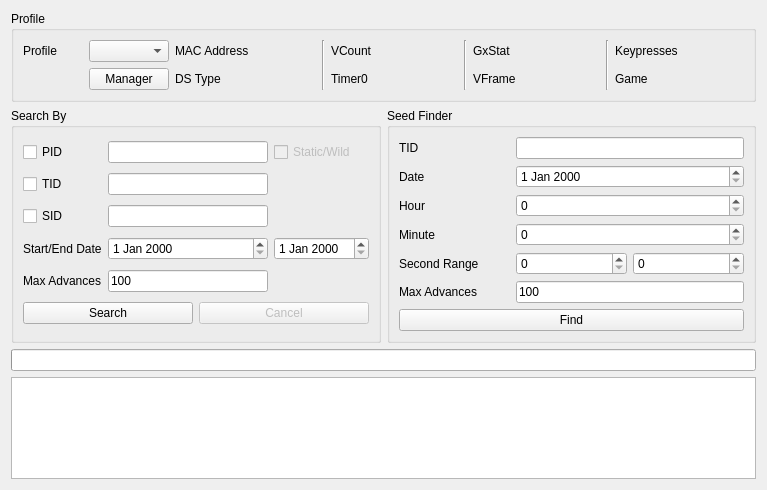
<?xml version="1.0" encoding="UTF-8"?>
<ui version="4.0">
 <class>IDs5</class>
 <widget class="QWidget" name="IDs5">
  <property name="geometry">
   <rect>
    <x>0</x>
    <y>0</y>
    <width>767</width>
    <height>490</height>
   </rect>
  </property>
  <property name="windowTitle">
   <string>Gen 5 TID/SID</string>
  </property>
  <layout class="QGridLayout" name="gridLayout">
   <item row="0" column="0" colspan="2">
    <widget class="QGroupBox" name="groupBoxProfile">
     <property name="title">
      <string>Profile</string>
     </property>
     <layout class="QGridLayout" name="gridLayout_5">
      <item row="0" column="0">
       <widget class="QLabel" name="labelProfile">
        <property name="text">
         <string>Profile</string>
        </property>
       </widget>
      </item>
      <item row="0" column="1">
       <widget class="QComboBox" name="comboBoxProfiles"/>
      </item>
      <item row="1" column="1">
       <widget class="QPushButton" name="pushButtonProfileManager">
        <property name="text">
         <string>Manager</string>
        </property>
       </widget>
      </item>
      <item row="0" column="2">
       <widget class="QLabel" name="labelProfileMACAddress">
        <property name="text">
         <string>MAC Address</string>
        </property>
       </widget>
      </item>
      <item row="0" column="3">
       <widget class="QLabel" name="labelProfileMACAddressValue"/>
      </item>
      <item row="1" column="2">
       <widget class="QLabel" name="labelProfileDSType">
        <property name="text">
         <string>DS Type</string>
        </property>
       </widget>
      </item>
      <item row="1" column="3">
       <widget class="QLabel" name="labelProfileDSTypeValue"/>
      </item>
      <item row="0" column="4" rowspan="2">
       <widget class="Line" name="line_3">
        <property name="orientation">
         <enum>Qt::Vertical</enum>
        </property>
       </widget>
      </item>
      <item row="0" column="5">
       <widget class="QLabel" name="labelProfileVCount">
        <property name="text">
         <string>VCount</string>
        </property>
       </widget>
      </item>
      <item row="0" column="6">
       <widget class="QLabel" name="labelProfileVCountValue"/>
      </item>
      <item row="1" column="5">
       <widget class="QLabel" name="labelProfileTimer0">
        <property name="text">
         <string>Timer0</string>
        </property>
       </widget>
      </item>
      <item row="1" column="6">
       <widget class="QLabel" name="labelProfileTimer0Value"/>
      </item>
      <item row="0" column="7" rowspan="2">
       <widget class="Line" name="line_2">
        <property name="orientation">
         <enum>Qt::Vertical</enum>
        </property>
       </widget>
      </item>
      <item row="0" column="8">
       <widget class="QLabel" name="labelProfileGxStat">
        <property name="text">
         <string>GxStat</string>
        </property>
       </widget>
      </item>
      <item row="0" column="9">
       <widget class="QLabel" name="labelProfileGxStatValue"/>
      </item>
      <item row="1" column="8">
       <widget class="QLabel" name="labelProfileVFrame">
        <property name="text">
         <string>VFrame</string>
        </property>
       </widget>
      </item>
      <item row="1" column="9">
       <widget class="QLabel" name="labelProfileVFrameValue"/>
      </item>
      <item row="0" column="10" rowspan="2">
       <widget class="Line" name="line">
        <property name="orientation">
         <enum>Qt::Vertical</enum>
        </property>
       </widget>
      </item>
      <item row="0" column="11">
       <widget class="QLabel" name="labelProfileKeypresses">
        <property name="text">
         <string>Keypresses</string>
        </property>
       </widget>
      </item>
      <item row="0" column="12">
       <widget class="QLabel" name="labelProfileKeypressesValue"/>
      </item>
      <item row="1" column="11">
       <widget class="QLabel" name="labelProfileGame">
        <property name="text">
         <string>Game</string>
        </property>
       </widget>
      </item>
      <item row="1" column="12">
       <widget class="QLabel" name="labelProfileGameValue"/>
      </item>
     </layout>
    </widget>
   </item>
   <item row="1" column="0">
    <widget class="QGroupBox" name="groupBoxSearchBy">
     <property name="sizePolicy">
      <sizepolicy hsizetype="Preferred" vsizetype="Preferred">
       <horstretch>1</horstretch>
       <verstretch>0</verstretch>
      </sizepolicy>
     </property>
     <property name="title">
      <string>Search By</string>
     </property>
     <layout class="QGridLayout" name="gridLayout_2">
      <item row="0" column="0">
       <widget class="QCheckBox" name="checkBoxPID">
        <property name="text">
         <string>PID</string>
        </property>
       </widget>
      </item>
      <item row="0" column="1">
       <widget class="TextBox" name="textBoxPID"/>
      </item>
      <item row="0" column="2">
       <widget class="QCheckBox" name="checkBoxXOR">
        <property name="enabled">
         <bool>false</bool>
        </property>
        <property name="text">
         <string>Static/Wild</string>
        </property>
       </widget>
      </item>
      <item row="1" column="0">
       <widget class="QCheckBox" name="checkBoxTID">
        <property name="text">
         <string>TID</string>
        </property>
       </widget>
      </item>
      <item row="1" column="1">
       <widget class="TextBox" name="textBoxTID"/>
      </item>
      <item row="2" column="0">
       <widget class="QCheckBox" name="checkBoxSID">
        <property name="text">
         <string>SID</string>
        </property>
       </widget>
      </item>
      <item row="2" column="1">
       <widget class="TextBox" name="textBoxSID"/>
      </item>
      <item row="3" column="0">
       <widget class="QLabel" name="labelDateTime">
        <property name="text">
         <string>Start/End Date</string>
        </property>
       </widget>
      </item>
      <item row="3" column="1">
       <widget class="DateEdit" name="dateEditStart"/>
      </item>
      <item row="3" column="2">
       <widget class="DateEdit" name="dateEditEnd"/>
      </item>
      <item row="4" column="0">
       <widget class="QLabel" name="labelMaxFrame">
        <property name="text">
         <string>Max Advances</string>
        </property>
       </widget>
      </item>
      <item row="4" column="1">
       <widget class="TextBox" name="textBoxMaxAdvances">
        <property name="text">
         <string notr="true">100</string>
        </property>
       </widget>
      </item>
      <item row="5" column="0" colspan="3">
       <layout class="QHBoxLayout" name="horizontalLayout">
        <item>
         <widget class="QPushButton" name="pushButtonSearch">
          <property name="text">
           <string>Search</string>
          </property>
         </widget>
        </item>
        <item>
         <widget class="QPushButton" name="pushButtonCancel">
          <property name="enabled">
           <bool>false</bool>
          </property>
          <property name="text">
           <string>Cancel</string>
          </property>
         </widget>
        </item>
       </layout>
      </item>
     </layout>
    </widget>
   </item>
   <item row="1" column="1">
    <widget class="QGroupBox" name="groupBoxSeedFinder">
     <property name="sizePolicy">
      <sizepolicy hsizetype="Preferred" vsizetype="Preferred">
       <horstretch>1</horstretch>
       <verstretch>0</verstretch>
      </sizepolicy>
     </property>
     <property name="title">
      <string>Seed Finder</string>
     </property>
     <layout class="QGridLayout" name="gridLayout_4">
      <item row="0" column="0">
       <widget class="QLabel" name="labelTID">
        <property name="text">
         <string>TID</string>
        </property>
       </widget>
      </item>
      <item row="0" column="1" colspan="2">
       <widget class="TextBox" name="textBoxSeedFinderTID"/>
      </item>
      <item row="1" column="0">
       <widget class="QLabel" name="labelDate">
        <property name="text">
         <string>Date</string>
        </property>
       </widget>
      </item>
      <item row="1" column="1" colspan="2">
       <widget class="DateEdit" name="dateEdit"/>
      </item>
      <item row="2" column="0">
       <widget class="QLabel" name="labelHour">
        <property name="text">
         <string>Hour</string>
        </property>
       </widget>
      </item>
      <item row="2" column="1" colspan="2">
       <widget class="QSpinBox" name="spinBoxHour">
        <property name="maximum">
         <number>23</number>
        </property>
       </widget>
      </item>
      <item row="3" column="0">
       <widget class="QLabel" name="labelMinute">
        <property name="text">
         <string>Minute</string>
        </property>
       </widget>
      </item>
      <item row="3" column="1" colspan="2">
       <widget class="QSpinBox" name="spinBoxMinute">
        <property name="maximum">
         <number>59</number>
        </property>
       </widget>
      </item>
      <item row="4" column="0">
       <widget class="QLabel" name="labelSecondRange">
        <property name="text">
         <string>Second Range</string>
        </property>
       </widget>
      </item>
      <item row="4" column="1">
       <widget class="QSpinBox" name="spinBoxMinSecond">
        <property name="maximum">
         <number>59</number>
        </property>
       </widget>
      </item>
      <item row="4" column="2">
       <widget class="QSpinBox" name="spinBoxMaxSecond">
        <property name="maximum">
         <number>59</number>
        </property>
       </widget>
      </item>
      <item row="5" column="0">
       <widget class="QLabel" name="labelAdvanceRange">
        <property name="text">
         <string>Max Advances</string>
        </property>
       </widget>
      </item>
      <item row="5" column="1" colspan="2">
       <widget class="TextBox" name="textBoxSeedFinderMaxAdvances">
        <property name="text">
         <string notr="true">100</string>
        </property>
       </widget>
      </item>
      <item row="6" column="0" colspan="3">
       <widget class="QPushButton" name="pushButtonFind">
        <property name="text">
         <string>Find</string>
        </property>
       </widget>
      </item>
     </layout>
    </widget>
   </item>
   <item row="2" column="0" colspan="2">
    <widget class="QProgressBar" name="progressBar"/>
   </item>
   <item row="3" column="0" colspan="2">
    <widget class="TableView" name="tableView"/>
   </item>
  </layout>
 </widget>
 <customwidgets>
  <customwidget>
   <class>TextBox</class>
   <extends>QLineEdit</extends>
   <header>Form/Controls/TextBox.hpp</header>
  </customwidget>
  <customwidget>
   <class>TableView</class>
   <extends>QTableView</extends>
   <header>Form/Controls/TableView.hpp</header>
  </customwidget>
  <customwidget>
   <class>DateEdit</class>
   <extends>QDateEdit</extends>
   <header>Form/Controls/DateEdit.hpp</header>
  </customwidget>
 </customwidgets>
 <tabstops>
  <tabstop>comboBoxProfiles</tabstop>
  <tabstop>pushButtonProfileManager</tabstop>
  <tabstop>checkBoxPID</tabstop>
  <tabstop>textBoxPID</tabstop>
  <tabstop>checkBoxXOR</tabstop>
  <tabstop>checkBoxTID</tabstop>
  <tabstop>textBoxTID</tabstop>
  <tabstop>checkBoxSID</tabstop>
  <tabstop>textBoxSID</tabstop>
  <tabstop>dateEditStart</tabstop>
  <tabstop>dateEditEnd</tabstop>
  <tabstop>textBoxMaxAdvances</tabstop>
  <tabstop>pushButtonSearch</tabstop>
  <tabstop>pushButtonCancel</tabstop>
  <tabstop>textBoxSeedFinderTID</tabstop>
  <tabstop>dateEdit</tabstop>
  <tabstop>spinBoxHour</tabstop>
  <tabstop>spinBoxMinute</tabstop>
  <tabstop>spinBoxMinSecond</tabstop>
  <tabstop>spinBoxMaxSecond</tabstop>
  <tabstop>textBoxSeedFinderMaxAdvances</tabstop>
  <tabstop>pushButtonFind</tabstop>
  <tabstop>tableView</tabstop>
 </tabstops>
 <resources/>
 <connections/>
</ui>
